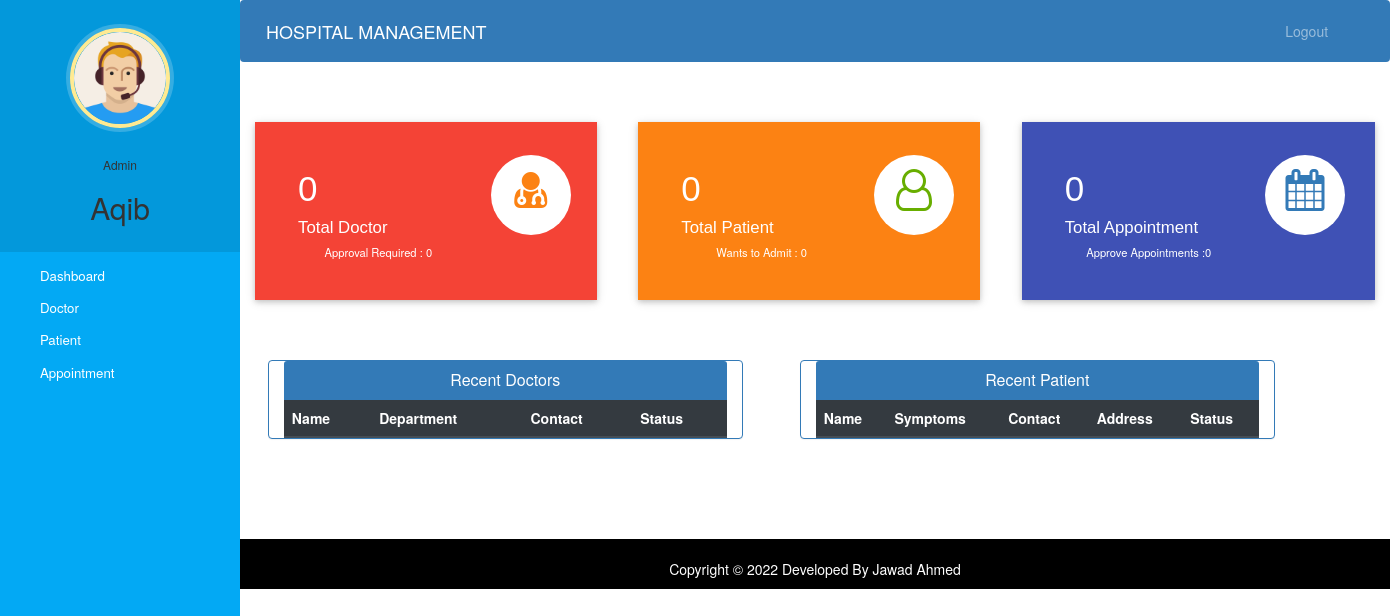
Before: /admin-dashboard (signed in) with the older database file.
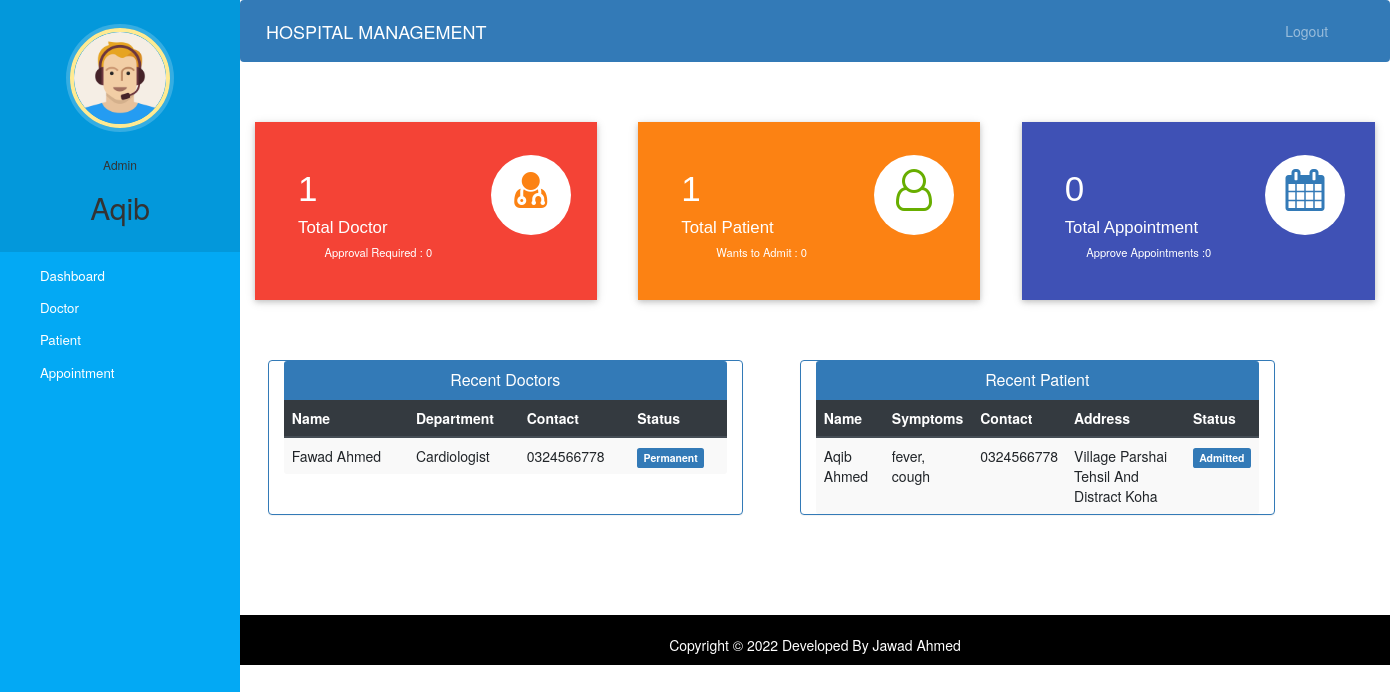
After: the same page with the newer database file.
### hospital/models.py (models this page shows, shortened)
class Doctor(models.Model):
    user=models.OneToOneField(User,on_delete=models.CASCADE)
    profile_pic= models.ImageField(upload_to='profile_pic/DoctorProfilePic/',null=True,blank=True)
    address = models.CharField(max_length=40)
    mobile = models.CharField(max_length=20,null=True)
    department= models.CharField(max_length=50,choices=departments,default='Cardiologist')
    status=models.BooleanField(default=False)
    @property
    def get_name(self):
        return f"{self.user.first_name} {self.user.last_name}"

class Patient(models.Model):
    user=models.OneToOneField(User,on_delete=models.CASCADE)
    profile_pic= models.ImageField(upload_to='profile_pic/PatientProfilePic/',null=True,blank=True)
    address = models.CharField(max_length=40)
    mobile = models.CharField(max_length=20,null=False)
    symptoms = models.CharField(max_length=100,null=False)
    assignedDoctorId = models.PositiveIntegerField(null=True)
    admitDate=models.DateField(auto_now=True)
    status=models.BooleanField(default=False)
    @property
    def get_name(self):
        return f"{self.user.first_name} {self.user.last_name}"

### hospital/views.py (the view)
# urls.py: path('admin-dashboard', views.admin_dashboard_view, name='admin-dashboard'),
@login_required(login_url='adminlogin')
@user_passes_test(is_admin)
def admin_dashboard_view(request):
    doctors=models.Doctor.objects.all().order_by('-id')
    patients=models.Patient.objects.all().order_by('-id')
    doctorcount=models.Doctor.objects.all().filter(status=True).count()
    pendingdoctorcount=models.Doctor.objects.all().filter(status=False).count()
    patientcount=models.Patient.objects.all().filter(status=True).count()
    pendingpatientcount=models.Patient.objects.all().filter(status=False).count()
    appointmentcount=models.Appointment.objects.all().filter(status=True).count()
    pendingappointmentcount=models.Appointment.objects.all().filter(status=False).count()
    mydict={
    'doctors':doctors,
    'patients':patients,
    'doctorcount':doctorcount,
    'pendingdoctorcount':pendingdoctorcount,
    'patientcount':patientcount,
    'pendingpatientcount':pendingpatientcount,
    'appointmentcount':appointmentcount,
    'pendingappointmentcount':pendingappointmentcount,
    }
    return render(request,'hospital/admin_dashboard.html',context=mydict)

### hospital/views.py (called while the page is built)
def is_admin(user):
    return user.groups.filter(name='ADMIN').exists()

### hospital/templates/hospital/admin_dashboard.html
{% extends 'hospital/admin_base.html' %}
{% load static %}
{% block content %}
{%include 'hospital/admin_dashboard_cards.html'%}
<br><br><br>
<div class="container">
    <div class="row">
        <div class="panel panel-primary col-md-5" style="margin-left:2%;">
            <div class="panel-heading" style="text-align:center;">
                <h6 class="panel-title">Recent Doctors</h6>
            </div>
            <table class="table table-hover table-striped" id="dev-table">
                <thead class="thead-dark">
                    <tr>
                        <th>Name</th>
                        <th>Department</th>
                        <th>Contact</th>
                        <th>Status</th>
                    </tr>
                </thead>
                {% for d in doctors %}
                <tr>
                    <td> {{d.get_name}}</td>
                    <td>{{d.department}}</td>
                    <td>{{d.mobile}}</td>
                    {%if d.status%}
                    <td> <span class="label label-primary">Permanent</span></td>
                    {% else %}
                    <td> <span class="label label-success">On Hold</span></td>
                    {% endif %}
                </tr>
                {% endfor %}
            </table>
        </div>
        <div class="panel panel-primary col-md-5" style="margin-left:5%;">
            <div class="panel-heading" style="text-align:center;">
                <h6 class="panel-title">Recent Patient</h6>
            </div>
            <table class="table table-hover table-striped" id="dev-table">
                <thead class="thead-dark">
                    <tr>
                        <th>Name</th>
                        <th>Symptoms</th>
                        <th>Contact</th>
                        <th>Address</th>
                        <th>Status</th>
                    </tr>
                </thead>
                {% for p in patients %}
                <tr>
                    <td> {{p.get_name}}</td>
                    <td>{{p.symptoms}}</td>
                    <td>{{p.mobile}}</td>
                    <td>{{p.address}}</td>
                    {%if p.status%}
                    <td> <span class="label label-primary">Admitted</span></td>
                    {% else %}
                    <td> <span class="label label-success">On Hold</span></td>
                    {% endif %}
                </tr>
                {% endfor %}
            </table>
        </div>
    </div>
</div>
{% endblock content %}

Changed rows visible on the page:
added Doctor: get_name "Fawad Ahmed", department "Cardiologist", mobile "0324566778", status "Permanent"
added Patient: get_name "Aqib Ahmed", symptoms "fever, cough", mobile "0324566778", address "Village Parshai Tehsil And Distract Koha", status "Admitted"
Other visible differences:
{{ doctorcount }}: "0" → "1"
{{ patientcount }}: "0" → "1"
